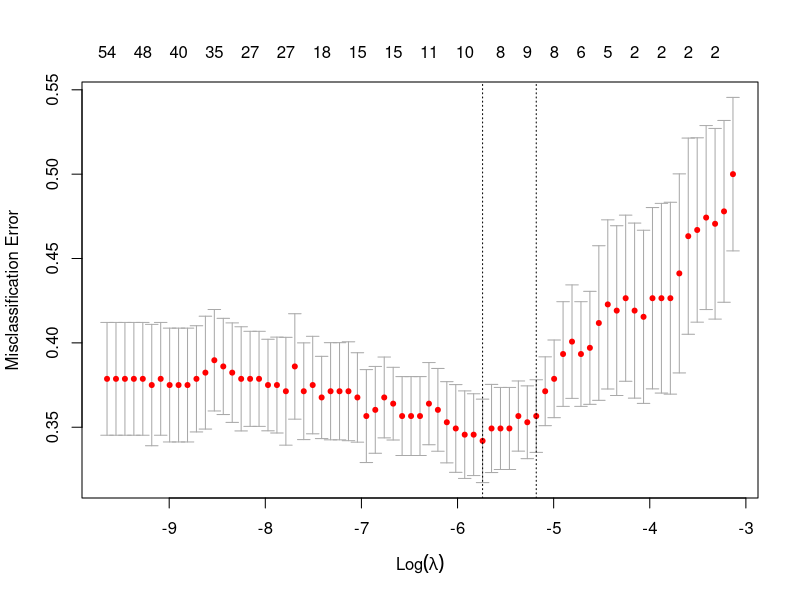

Here is the R script that generated this plot: (Note: a time limit stopped this script after it produced the figure.)
## ---- chunk 1
library(glue)
library(glmnet)
## ---- chunk 2
setwd('/Users/spencerbertsch/Desktop/dev/phd_courses/MATH177/final_project')
getwd()
## ---- chunk 3
df <- read.csv("log_lasso_exports/df_log_lasso_swisstom_thorax.csv")
## ---- chunk 4

# define X_df and y_df
y_df <- as.matrix(df[,100])
X_df <- as.matrix(df[,2:99])

## ---- chunk 5
fit <- glmnet(X_df, y_df, family = "binomial")
## ---- chunk 6
cvfit <- cv.glmnet(X_df, y_df, family = "binomial", type.measure = "class")
## ---- chunk 7
plot(cvfit)
## ---- chunk 8
# create the coefout matrix with dimensions [7399 x 100] - initialize the matrix as a zero matrix 
coefout <- matrix(0, 98, 100)
## ---- chunk 9
# loop 100 times, once for each of the trials 
start.time <- Sys.time()
iterations <- 50 # <-- we can always change this to 100 for more confidence 
  for (i in 1:iterations){ 
  
    # create an array of integers that represent the sample IDs for 180 samples
    id <- sample(1:272, 180)
    
    # subset out training data to only include the samples chosen above 
    data1 <- X_df[id, ]
    
    # we can now isolate the column that contains the survival times (I assume years survived)
    response <- y_df[id, ]
    
    # we now convert our x_train subset into a matrix
    x <- as.matrix(data1)
    
    # here we fit the binomial Lasso model 
    fit2 <- glmnet(x, response, family = "binomial")
    
    # and here we perform a cross validation for our lasso model across many values for lambda.
    # just because we use Lasso here doesn't mean we know the best value for Lambda (that's what we find here)
    cvfit = cv.glmnet(x, response, family = "binomial", type.measure = "class")
    
    # some optimal plotting and data inspection - we don't want to do this at each iteration in the loop
    #plot(cvfit)
    #cvfit$lambda.min
    
    # here we find the coefficient values for our Lasso model. Remember this is Lasso, not Ridge! So many 
    # of the values here should be zero 
    coef.min = coef(cvfit, s = "lambda.min")[-1]
    
    # and lastly we can take the coefficients that are NOT zero and add them to the coefout outside of the loop
    coefout[,i] <- as.numeric(coef.min!=0)
    
    # we can use these two lines to find the coefficients that were non-zero 
    #active.min = which(coef.min != 0)
    #index.min = coef.min[active.min]

  }

end.time <- Sys.time()
time.taken <- end.time - start.time
print(time.taken)
## ---- chunk 10

# define K to limit the number of columns kept 
K = 5

# here we take the sum along the columns of the coefout matrix 
# coeffout1 gives us a vector of length 98 in which we have a value for each predictor variable. The larger 
# the value, the more times that predictor was chosen by Lasso during the 100 trials in the previous step. 
coefout1 <- apply(coefout, 1, sum)

# here we use the value of K to only take the top (most important) predictors for use in the stepwise 
# regression model 
# we only keep values here if they were chosen by more than K trials of our Lasso model 
active.min = which(coefout1>K)  

## ---- chunk 11
# create a data frame with an index storing values of Lasso coefficient values 
best_predictors <- data.frame(feature_index_number = c(1:length(coefout1)), Lasso_Selections = coefout1)

# we can now sort the dataframe based on the number of times each gene was chosen and display the best ones
best_predictors <- best_predictors[order(best_predictors$Lasso_Selections, decreasing=TRUE), ]
head(best_predictors, 10)
## ---- chunk 12
# show the top ten features
predictors_to_keep <- 10
top_predictors <- best_predictors$feature_index_number[1:predictors_to_keep]

colnames(X_df[, top_predictors])
